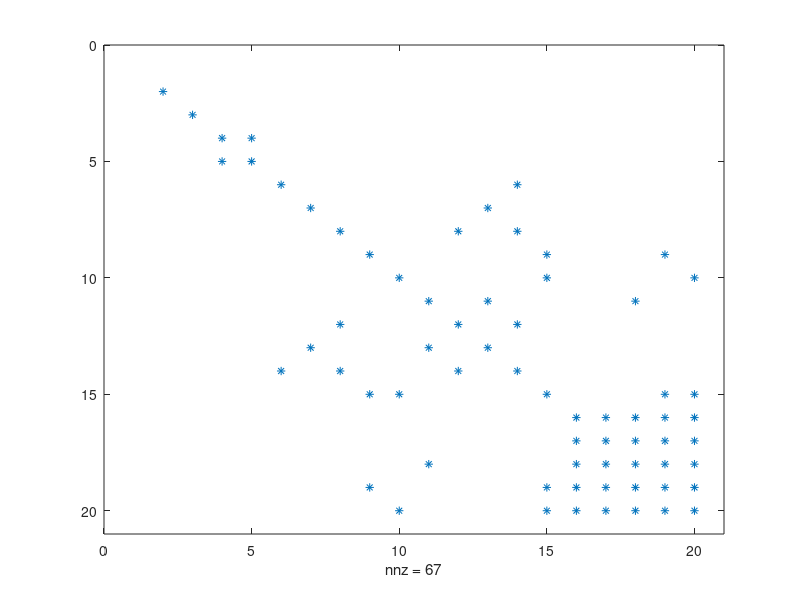
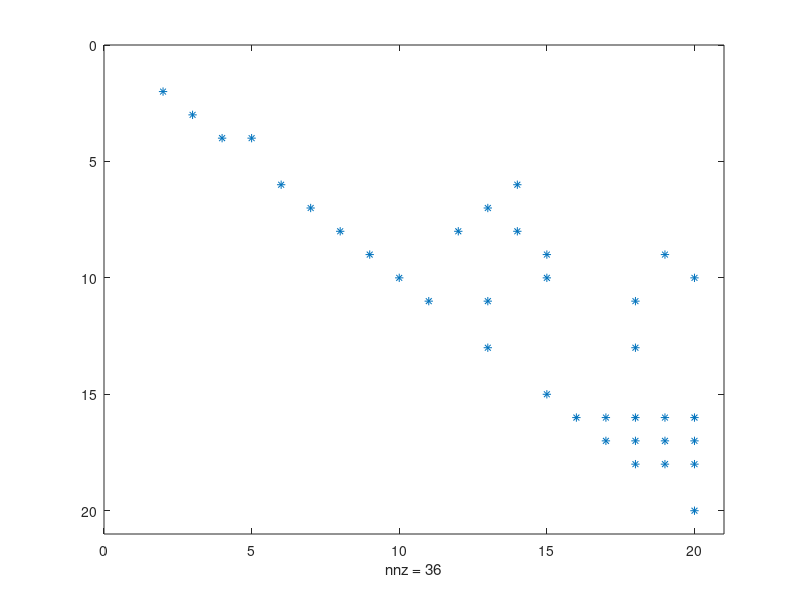

MATLAB code to generate these figures, in order:
S = sparse (+(rand (20,20) < 1/10));
B = full (S);
A = B'*B;

%figure;clf
%spy (A)

%figure;clf
[LA,UA] = lu (A);
%spy (UA)

%figure;clf
B = symrcm (A);
B = A(B,B);
%spy (B)

%figure;clf
[LB,UB] = lu (B);
%spy (UB)

figure;clf
C = colperm (A);
C = A(C,C);
spy (C)

figure;clf
[LC,UC] = lu (C);
spy (UC)